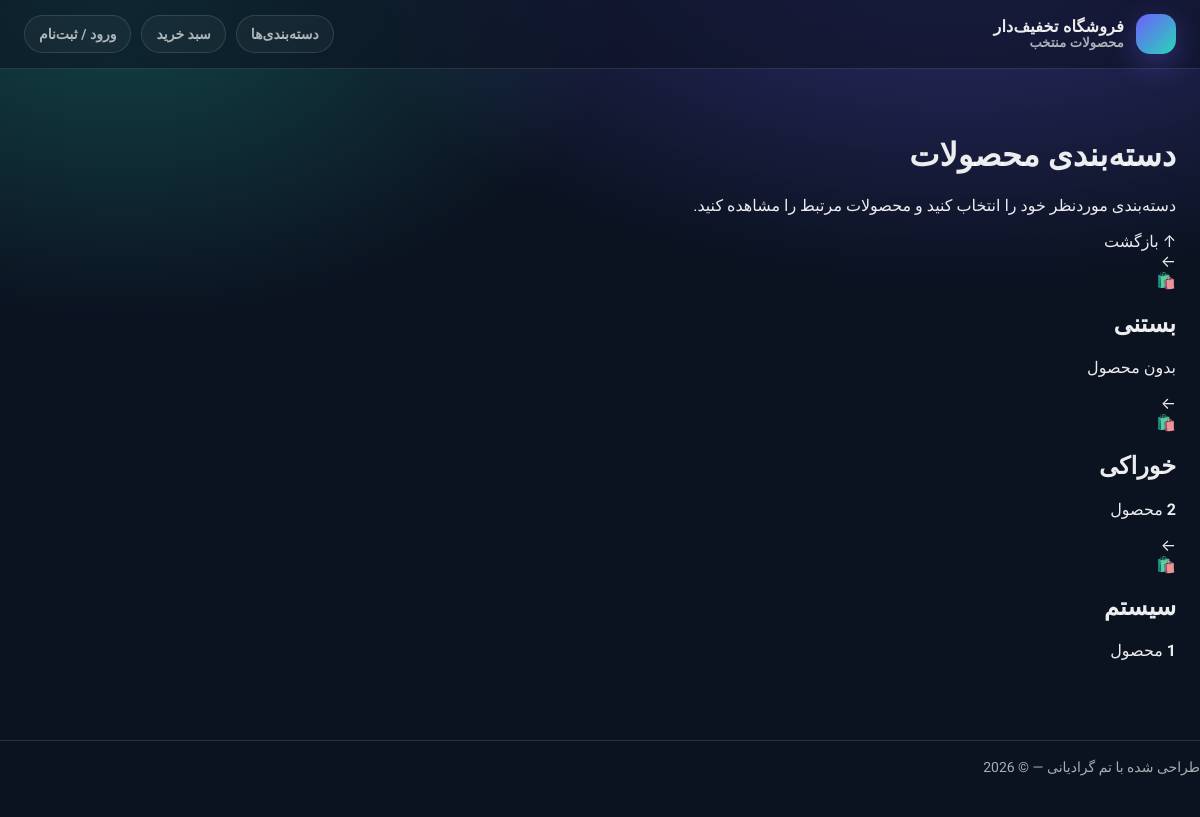
The app's page /catalog/category/ with its own data.
### catalog/models.py (models this page shows, shortened)
class Category(models.Model):
    name = models.CharField(max_length=100)
    slug = models.SlugField(max_length=100, unique=True,null=True,blank=True)
    class Meta:
        verbose_name_plural = "Categories"
        ordering = ["name"]
        indexes = [models.Index(fields=["name"])]

### catalog/views.py (the view)
# urls.py: path('category/', views.CategoryListView.as_view(), name='category_list'),
class CategoryListView(generic.ListView):
    model = Category
    paginate_by = 20
    template_name = 'catalog/category_list.html'
    context_object_name = 'categories'

### cart/context_processors.py (called while the page is built)
def cart(request):
    return {'cart': Cart(request)}

### catalog/templates/catalog/category_list.html (shortened to what this page needs)
{% extends "parent/base.html" %}
{% load static %}
{% block content %}
<main class="categories-page">
    <div class="container">
        <header class="categories-header">
            <h1 class="categories-title">
                دسته‌بندی <span>محصولات</span>
            </h1>
            <p class="categories-description">
                دسته‌بندی موردنظر خود را انتخاب کنید و محصولات مرتبط را مشاهده کنید.
            </p>
            <a href="#top" class="back-to-top-btn" aria-label="بازگشت به بالای صفحه">
                ↑ بازگشت
            </a>
        </header>
        {% if categories %}
            <section
                class="categories-grid"
                aria-label="لیست دسته‌بندی‌ها"
            >
                {% for category in categories %}
                    <a
                        href="{% url 'catalog:product_list_category' category.slug %}"
                        class="category-card"
                    >
                        <span class="card-arrow" aria-hidden="true">←</span>
                        <div class="category-icon">
                            {% if category.icon %}
                                {{ category.icon }}
                            {% else %}
                                🛍️
                            {% endif %}
                        </div>
                        <h2 class="category-name">
                            {{ category.name }}
                        </h2>
                        {% if category.products.count %}
                            <p class="category-count">
                                <strong>{{ category.products.count }}</strong> محصول
                            </p>
                        {% else %}
                            <p class="category-count">
                                بدون محصول
                            </p>
                        {% endif %}
                    </a>
                {% endfor %}
            </section>
        {% endif %}
    </div>
</main>
{% endblock %}

### catalog/templates/parent/base.html (style rules this page uses)
:root { --bg: #0b1220; --card: rgba(255,255,255,.06); --card2: rgba(255,255,255,.09); --text: rgba(255,255,255,.92); --muted: rgba(255,255,255,.65); --border: rgba(255,255,255,.12); --primary: #6d5efc; --primary2: #28d7b6; --danger: #ff4d6d; --shadow: 0 18px 60px rgba(0,0,0,.35); --radius: 18px; }
* { box-sizing: border-box; }
body { margin:0; font-family:"Vazirmatn", system-ui, -apple-system, Segoe UI, Roboto, Arial; background: radial-gradient(1200px 700px at 80% -100px, rgba(109,94,252,.38), transparent 55%), radial-gradient(1000px 650px at 10% 0px, rgba(40,215,182,.25), transparent 50%), var(--bg); color: var(--text); }
a { color: inherit; text-decoration: none; }
.container { width: min(1200px, 100%); margin: 0 auto; padding: 24px; }

### records on screen
Category: name "بستنی", shows "بدون محصول"
Category: name "خوراکی", products.count "2"
Category: name "سیستم", products.count "1"
